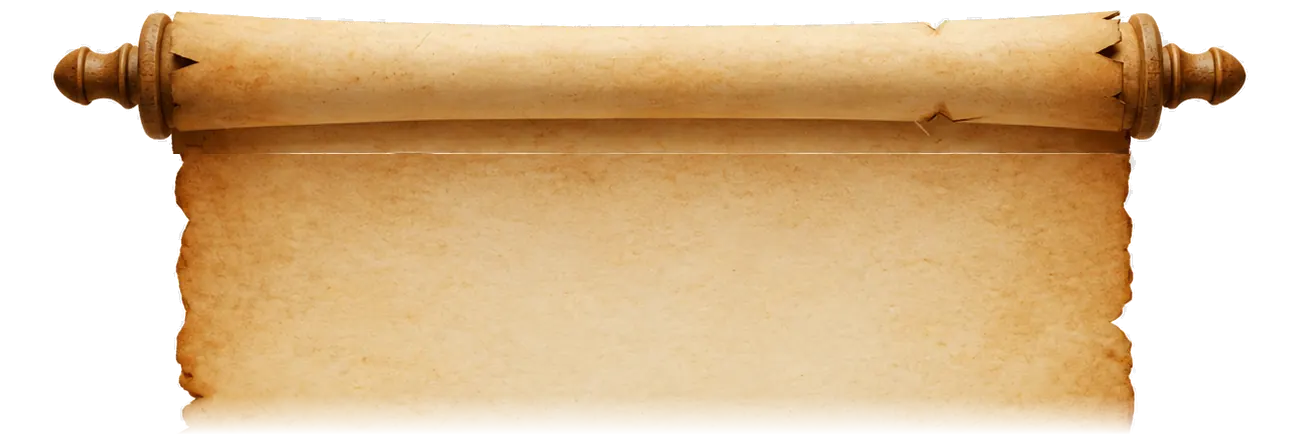
#> input picture tools/parchemin/brut/parchemin-haut.webp, 1305 x 435 px, found by its file name
$ python adoucir.py brut/parchemin-bas.webp brut/parchemin-haut.webp
#> lines starting #> are read from the running program, lines starting #| are printed output that depends on the picture; after the words box and inside, x2 and y2 are one past the last pixel; in counts of white or black regions, pixels touching at a corner belong together
"""Adoucit le bord déchiré du parchemin.

Lit les images brutes (tools/parchemin/brut/, sorties de split.py) et écrit
les images du site (images/). Le contour est légèrement fondu, et le papier
à peine assombri sur ses tout derniers pixels (réglages ci-dessous : plus
LARGEUR est grand et SOMBRE petit, plus le bord paraît roussi).

    python3 tools/parchemin/adoucir.py tools/parchemin/brut images
"""
import sys
import numpy as np
from PIL import Image

src, dst = sys.argv[1], sys.argv[2]

LARGEUR = 6         # px (image de 1305 px) sur lesquels le bord est à peine assombri
SOMBRE = 0.88       # luminosité restante tout au bord
TEINTE = np.array([0.97, 0.93, 0.88])  # léger brun vers lequel tire le bord
FONDU = 3           # px de contour rendus semi-transparents


def distance_au_bord(opaque, maxi):
    """Distance (en px, approchée) de chaque pixel opaque au vide le plus proche."""
    d = np.zeros(opaque.shape, float)
    m = opaque.copy()
    for i in range(1, maxi + 1):
        p = np.pad(m, 1, constant_values=False)
        # Alternance croix / carré : distance octogonale, proche de l'euclidienne.
        e = p[1:-1, 1:-1] & p[:-2, 1:-1] & p[2:, 1:-1] & p[1:-1, :-2] & p[1:-1, 2:]
        if i % 2 == 0:
            e &= p[:-2, :-2] & p[:-2, 2:] & p[2:, :-2] & p[2:, 2:]
        d[m & ~e] = i
        m = e
    d[m] = maxi + 1
    return d


def traiter(nom, haut=0, bas=0, boucle=False, liseres=()):
    img = np.asarray(Image.open(f"{src}/parchemin-{nom}.webp").convert("RGBA")).astype(float)
    # Lignes claires laissées par le raccord rouleau / papier : remplacées
    # par un dégradé entre la ligne du dessus et celle du dessous.
    for y0, y1 in liseres:
        avant, apres = img[y0 - 1].copy(), img[y1 + 1].copy()
        for i, y in enumerate(range(y0, y1 + 1), 1):
            w = i / (y1 - y0 + 2)
            img[y] = avant * (1 - w) + apres * w
    alpha = img[..., 3]
    # Les raccords entre morceaux (lignes en fondu) ne sont pas des bords :
    # on prolonge le contour au-delà pour ne pas les brunir.
    pad = LARGEUR + 2
    if boucle:
        ext = np.concatenate([alpha[-pad:], alpha, alpha[:pad]])
    else:
        top = np.repeat(alpha[haut:haut + 1], pad, 0) if haut else np.zeros((pad, alpha.shape[1]))
        bot = np.repeat(alpha[-bas - 1:alpha.shape[0] - bas], pad, 0) if bas else np.zeros((pad, alpha.shape[1]))
        a2 = alpha.copy()
        if haut:
            a2[:haut] = alpha[haut]
        if bas:
            a2[-bas:] = alpha[-bas - 1]
        ext = np.concatenate([top, a2, bot])
    d = distance_au_bord(ext > 128, LARGEUR + 1)[pad:-pad]

    t = np.clip(d / LARGEUR, 0, 1)
    t = t * t * (3 - 2 * t)  # smoothstep
    lum = SOMBRE + (1 - SOMBRE) * t
    teinte = TEINTE + (1 - TEINTE) * t[..., None]
    img[..., :3] *= lum[..., None] * teinte
    img[..., 3] *= np.clip((d - 0.5) / FONDU, 0.35, 1)
    Image.fromarray(img.round().clip(0, 255).astype(np.uint8), "RGBA").save(
        f"{dst}/parchemin-{nom}.webp", "WEBP", quality=78, method=6
    )


# Fondus de raccord de split.py : 40 dernières lignes du haut, 50 premières du bas.
traiter("haut", bas=40, liseres=[(152, 153)])
#> in traiter, `a2[-bas:] = alpha[-bas - 1]`:
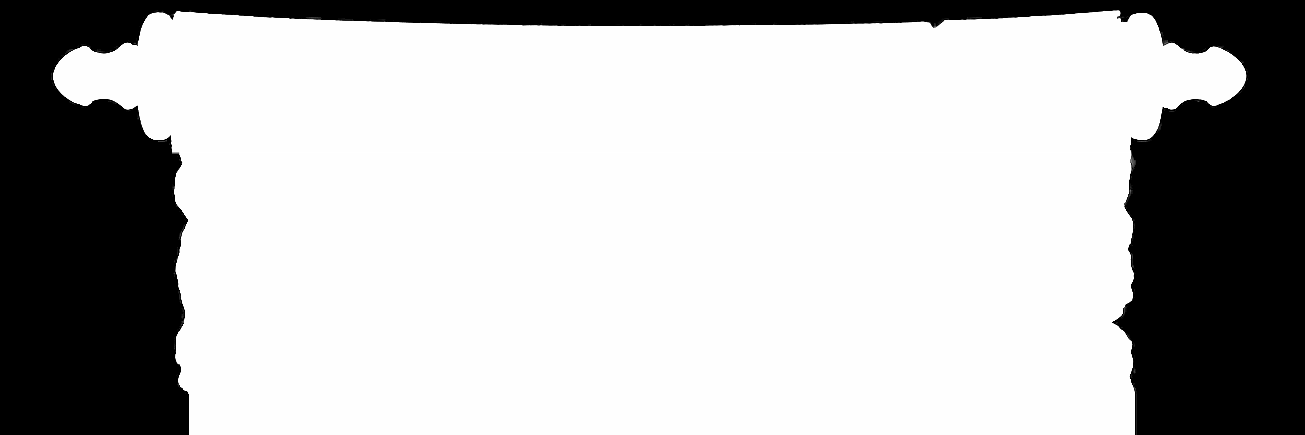
#> a2: shape (435, 1305) float64; min 0, max 255, mean 184.3; drawn with min black and max white
#> in distance_au_bord, `m = opaque.copy()`: m: shape (451, 1305) bool; 71% white; 1 black region, box (x1, y1, x2, y2) and area: (0, 0, 1305, 451) 170892
#> the loop in distance_au_bord, `for i in range(1, maxi + 1):` made 7 passes
#> pass 1, in distance_au_bord, `p = np.pad(m, 1, constant_values=False)`:
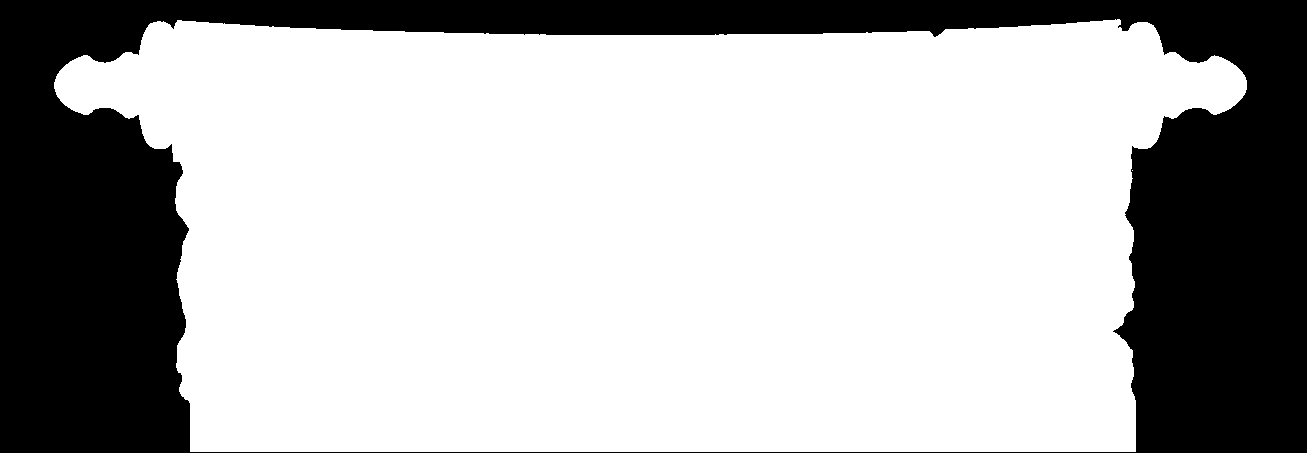
#> p: shape (453, 1307) bool; 70.5% white; 1 black region, box (x1, y1, x2, y2) and area: (0, 0, 1307, 453) 174408
#> after the loop in distance_au_bord, `for i in range(1, maxi + 1):`:
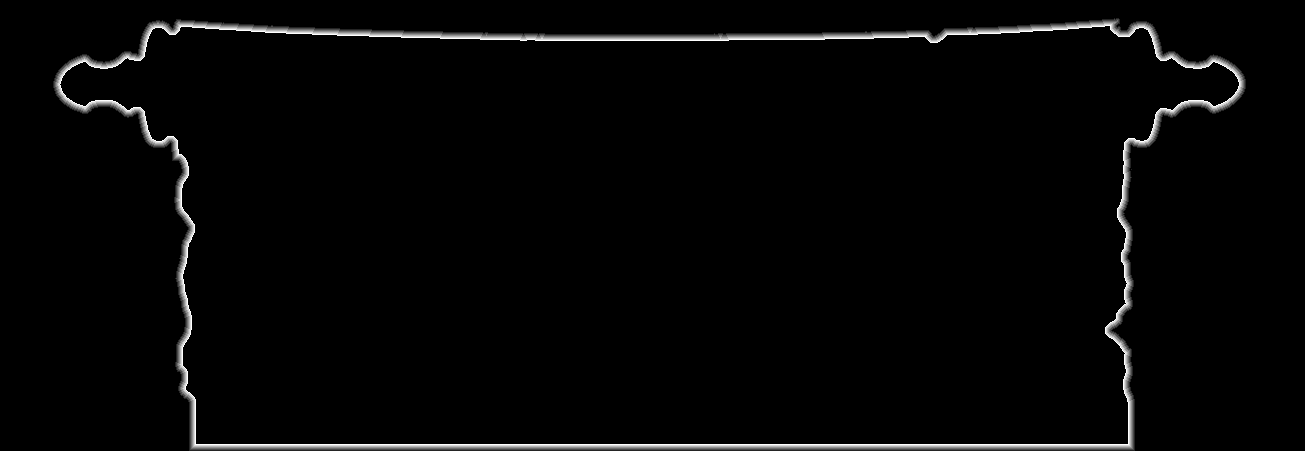
#> d: shape (451, 1305) float64; min 0, max 7, mean 0.156; drawn with min black and max white
#> after the loop in distance_au_bord, `for i in range(1, maxi + 1):`:
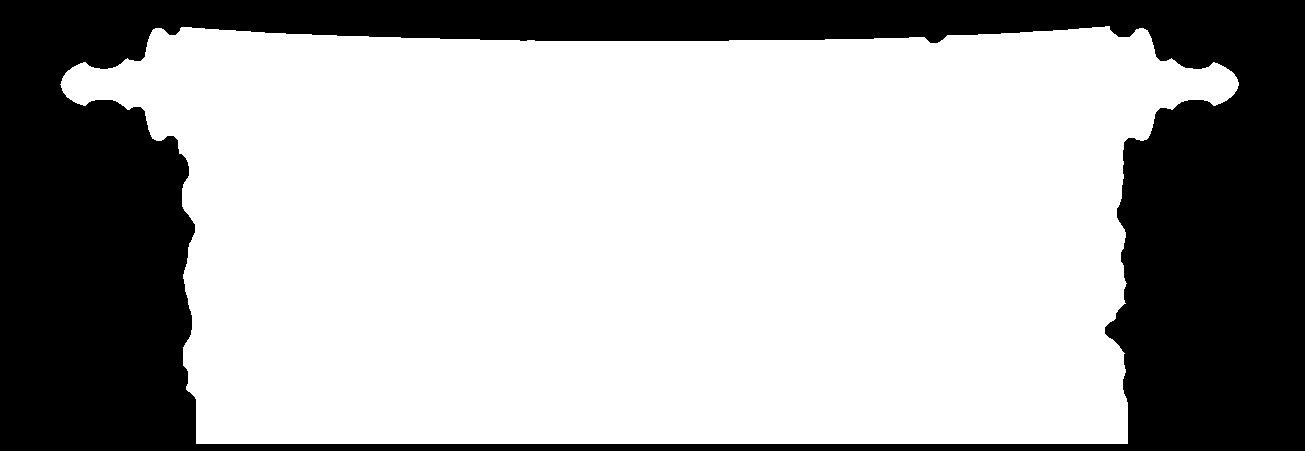
#> e: shape (451, 1305) bool; 67% white; 1 black region, box (x1, y1, x2, y2) and area: (0, 0, 1305, 451) 194010
#> in traiter, `lum = SOMBRE + (1 - SOMBRE) * t`:
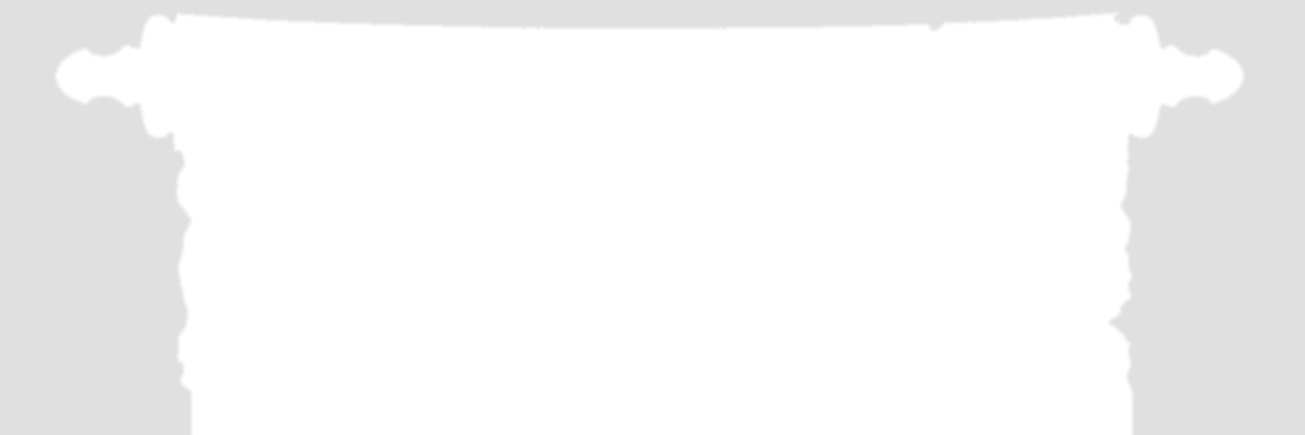
#> lum: shape (435, 1305) float64; min 0.88, max 1, mean 0.965
#> in traiter, `teinte = TEINTE + (1 - TEINTE) * t[..., None]`:
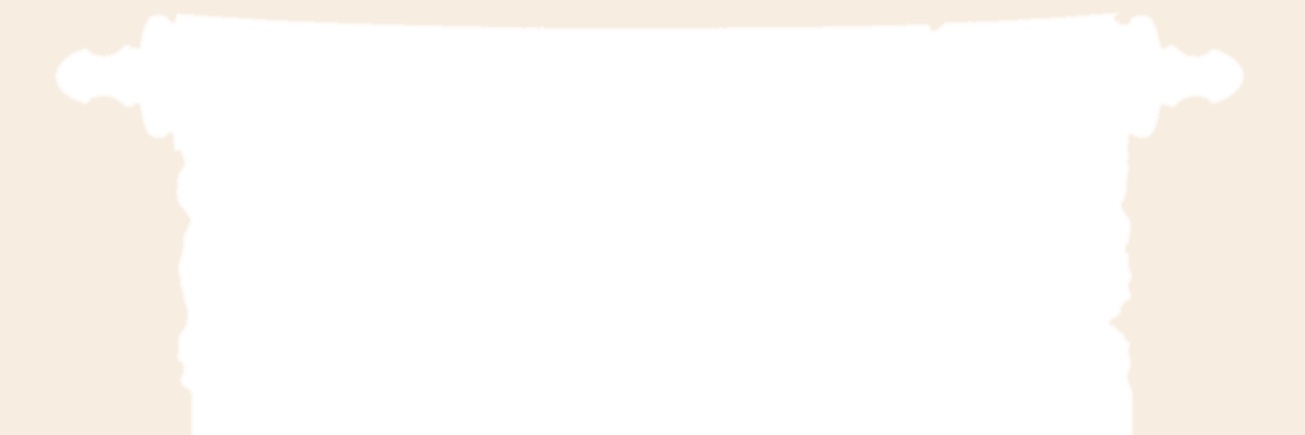
#> teinte: shape (435, 1305, 3) float64; mean of channels 0, 1, 2 0.991, 0.98, 0.965; drawn as R, G, B
#> in traiter, `Image.fromarray(img.round().clip(0, 255).astype(np.uint8), "RGBA").sav..`:
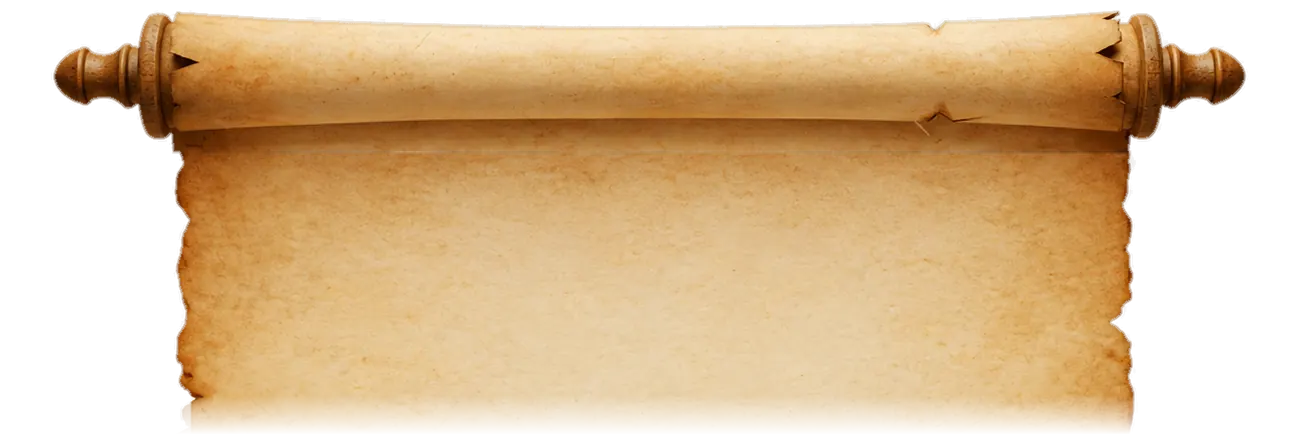
#> saved as parchemin-haut.webp: PIL image 1305x435 RGBA; mean R, G, B, A 152.6, 121.5, 81.8, 174.4; transparent parts drawn white
traiter("milieu", boucle=True)
#> (the run stopped early here; a loop or call above may not have finished)
